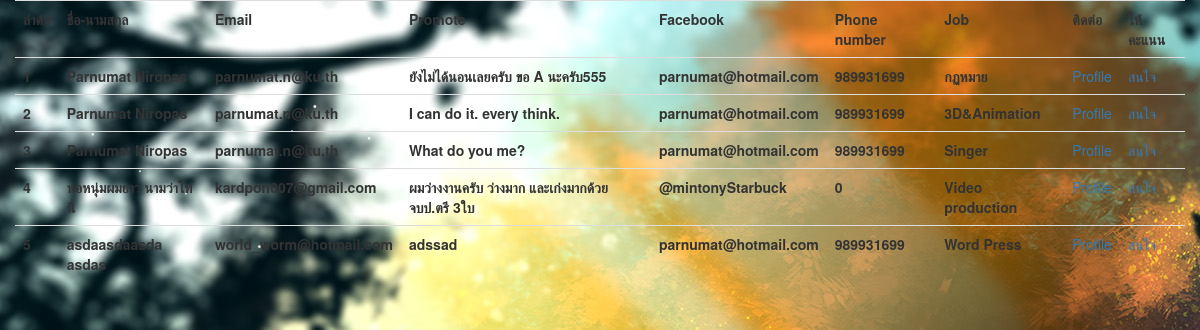
The app's page /search2.php with its own data.
### tables this page shows
CREATE TABLE `worker` (
  `ID` int(10) NOT NULL,
  `member_code` int(10) NOT NULL,
  `User_Name` varchar(100) NOT NULL,
  `User_Email` varchar(100) NOT NULL,
  `Promote` text NOT NULL,
  `Facebook` varchar(100) NOT NULL,
  `PhoneNumber` int(10) NOT NULL,
  `name_job` varchar(100) NOT NULL,
  `Photo_Name` varchar(100) NOT NULL,
  `Status` int(11) DEFAULT NULL,
  `Score` int(10) NOT NULL
);

### search2.php (the view, shortened to what this page needs)
<!DOCTYPE html>
<html lang="en">
<head>
    <link rel="stylesheet" href="node_modules/bootstrap/dist/css/bootstrap.min.css">
</head>
<body background="image/im02.jpg">
    <div class="container">
        <div class="row">
            <div class="col-md-13 mx-auto mt-5">
                <div class="card">
                    <?php
                    include('ConnectDB.php');
                    $query = "SELECT * FROM worker WHERE Status='1' AND (User_Name LIKE '%".$_GET["txtKeyword2"]."%'
                    or User_Email LIKE '%".$_GET["txtKeyword2"]."%'
                    or name_job LIKE '%".$_GET["txtKeyword2"]."%' )"
                    or die("Error:" . mysqli_error());
                    $result = mysqli_query($conn, $query);
                    echo "<table class='table'>";
                    echo "<th scope='col'>ลำดับ</th>
                    <th scope='col'>ชื่อ-นามสกุล</th>
                    <th scope='col'>Email</th>
                    <th scope='col'>Promote</th>
                    <th scope='col'>Facebook</th>
                    <th scope='col'>Phone number</th>
                    <th scope='col'>Job</th>
                    <th scope='col'>ติดต่อ</th>
                    <th scope='col'>ให้คะแนน</th>";
                    $i=1; while($row = mysqli_fetch_array($result)) {
                    echo "<tr>";
                    echo "<th scope='row'>" .$i.  "</th> ";
                    echo "<th scope='row'>" .$row["User_Name"] .  "</th> ";
                    echo "<th scope='row'>" .$row["User_Email"] .  "</th> ";
                    echo "<th scope='row'>" .$row["Promote"] .  "</th> ";
                    echo "<th scope='row'>" .$row["Facebook"] .  "</th> ";
                    echo "<th scope='row'>" .$row["PhoneNumber"] .  "</th> ";
                    echo "<th scope='row'>" .$row["name_job"] .  "</th> ";
                    echo "<td><a href='profileWORK.php?ID=$row[0]'>Profile</a></td> ";
                    echo "<td><a href='Up.php?ID=$row[0]' onclick=\"return confirm('Do you want to upgate record')\">สนใจ</a></td> ";
                    echo "</tr>";
                    $i++;
                    }
                    echo "</table>";
                    ?>
                </div>
            </div>
        </div>
    </div>
</body>
</html>

### records on screen
worker: User_Name "Parnumat Niropas", User_Email "parnumat.n@ku.th", Promote "ยังไม่ได้นอนเลยครับ ขอ A นะครับ555", Facebook "parnumat@hotmail.com", PhoneNumber "989931699", name_job "กฏหมาย"
worker: User_Name "Parnumat Niropas", User_Email "parnumat.n@ku.th", Promote "I can do it. every think.", Facebook "parnumat@hotmail.com", PhoneNumber "989931699", name_job "3D&Animation"
worker: User_Name "Parnumat Niropas", User_Email "parnumat.n@ku.th", Promote "What do you me?", Facebook "parnumat@hotmail.com", PhoneNumber "989931699", name_job "Singer"
worker: User_Name "พ่อหนุ่มผมยาว นามว่าโทนี่", User_Email "kardpon007@gmail.com", Promote "ผมว่างงานครับ ว่างมาก และเก่งมากด้วย จบป.ตรี 3ใบ", Facebook "@mintonyStarbuck", PhoneNumber "0", name_job "Video production"
worker: User_Name "asdaasdaasda asdas", User_Email "world_worm@hotmail.com", Promote "adssad", Facebook "parnumat@hotmail.com", PhoneNumber "989931699", name_job "Word Press"
